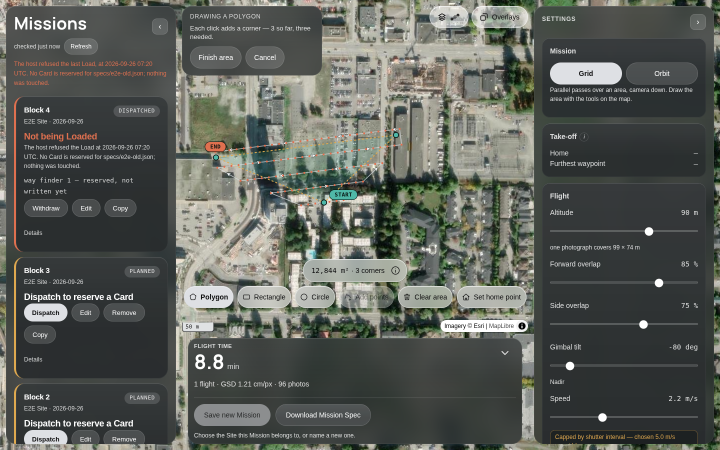
#> input picture .autoforge/evidence/308/grid-drawing-1440.png, 1440 x 900 px (shown at 1/2 size)
$ python filter.py --in ../../.autoforge/evidence/308 --out-images out.png --out-report out.png
#> lines starting #> are read from the running program, lines starting #| are printed output that depends on the picture
### nodes/common.py
"""Shared helpers for the head Nodes (ingest, exif-audit, filter, correct).

Kept here instead of copy-pasted into each Node, per design.md's "Node reuse
is structural." Nothing in here executes on import; every Node stays a
standalone script invoked by the Runner.
"""

from __future__ import annotations

import hashlib
import json
import shutil
import subprocess
import sys
from pathlib import Path
from typing import Any

# The extensions the photogrammetry stages treat as source imagery. They were
# two sets that disagreed (ingest took .jpg/.jpeg only; solve and the ODM client
# also take .tif/.png), which made "an image" change meaning along one Pipeline.
# Widened to the union: ODM accepts these, and a Capture that produced TIFFs was
# being silently dropped before solve ever saw it.
IMAGE_SUFFIXES = {".jpg", ".jpeg", ".tif", ".tiff", ".png"}


# [7 lines left out: function sha256_file, not called in this run]


def die(msg: str) -> None:
    print(msg, file=sys.stderr)
    sys.exit(1)


def emit_report(path: Path, payload: dict[str, Any]) -> None:
    """Write a Node report JSON in a stable, easy-to-consume form.

    - The JSON is UTF-8, with keys sorted to guarantee stable output for tests
      and diffs.
    - A trailing newline is appended for good Unix friendliness.
    - Parent directories are created as needed.
    - The function returns nothing and never prints.
    """
    p = Path(path)
    p.parent.mkdir(parents=True, exist_ok=True)
    text = json.dumps(payload, sort_keys=True, ensure_ascii=False) + "\n"
    p.write_text(text, encoding="utf-8")


def require_exiftool() -> None:
    if shutil.which("exiftool") is None:
        die("exiftool not found on PATH (apt/brew install libimage-exiftool-perl / exiftool)")


def list_images(directory: Path) -> list[Path]:
    return sorted(p for p in Path(directory).iterdir() if p.suffix.lower() in IMAGE_SUFFIXES)


# [48 lines left out: functions read_exif_batch, copy_metadata, _selftest, not called in this run]


# [2 lines that do not run on import are left out]

### nodes/filter/filter.py
#!/usr/bin/env python3
"""filter: reject blurred, misexposed and near-duplicate frames.

ODM does not do this itself (#21). Three independent, measurable per-image
checks, using only Pillow (already installed, no numpy/opencv needed):

  - blur:      variance of a Laplacian-filtered grayscale copy; low variance
               means few sharp edges, i.e. out of focus.
  - exposure:  mean grayscale brightness outside a plausible band.
  - duplicate: average-hash (8x8 grayscale, bit = above/below mean) compared
               to the last *kept* image; frames are sequential, so a
               near-duplicate is almost always the previous one.

Thresholds below are a conservative first cut (ADR 0018): they have not been
tuned against a large real Capture yet, and should move only against
measured false-reject/false-accept rates, not by feel.
"""

import argparse
import json
import sys
from pathlib import Path

from PIL import Image, ImageFilter, ImageStat

sys.path.insert(0, str(Path(__file__).resolve().parent.parent))
from common import list_images, emit_report  # noqa: E402

BLUR_VARIANCE_MIN = 20.0       # measured on 5 real DJI-style stills: sharp 59-105, blurred <1
BRIGHTNESS_LOW = 25.0
BRIGHTNESS_HIGH = 230.0
DUP_HAMMING_MAX = 4            # out of 64 bits

LAPLACIAN = ImageFilter.Kernel((3, 3), [0, 1, 0, 1, -4, 1, 0, 1, 0], scale=1)


def blur_variance(gray: Image.Image) -> float:
    """Variance of the Laplacian, excluding the outer 1px ring.

    Pillow's Kernel filter leaves border pixels unconvolved (copies the
    source value instead), which on a perfectly flat image produces a
    constant-looking but nonzero variance purely from that ring -- a
    resolution-dependent artifact, not a measure of sharpness. Cropping it
    off before measuring gives the same value on a synthetic flat image (0)
    regardless of image size.
    """
    filtered = gray.filter(LAPLACIAN)
    interior = filtered.crop((1, 1, filtered.width - 1, filtered.height - 1))
    return ImageStat.Stat(interior).var[0]


def mean_brightness(gray: Image.Image) -> float:
    return ImageStat.Stat(gray).mean[0]


def average_hash(gray: Image.Image) -> int:
    small = gray.resize((8, 8), Image.LANCZOS)
    px = small.load()
    pixels = [px[x, y] for y in range(8) for x in range(8)]
    avg = sum(pixels) / len(pixels)
    bits = 0
    for px in pixels:
        bits = (bits << 1) | (1 if px >= avg else 0)
    return bits


def hamming(a: int, b: int) -> int:
    return bin(a ^ b).count("1")


def main() -> None:
    p = argparse.ArgumentParser(description=__doc__)
    p.add_argument("--in", dest="images_dir", required=True, type=Path)
    p.add_argument("--out-images", required=True, type=Path)
    p.add_argument("--out-report", required=True, type=Path)
    args = p.parse_args()

    images = list_images(args.images_dir)
    if not images:
        sys.exit(f"filter: no images found in {args.images_dir}")

    args.out_images.mkdir(parents=True, exist_ok=True)
    rejected: dict[str, list[str]] = {}
    kept: list[str] = []
    last_kept_hash = None

    for img_path in images:
        with Image.open(img_path) as im:
#> im is the input picture: PIL image 1440x900 RGB; mean R, G, B 91, 94.4, 88.8
            gray = im.convert("L")
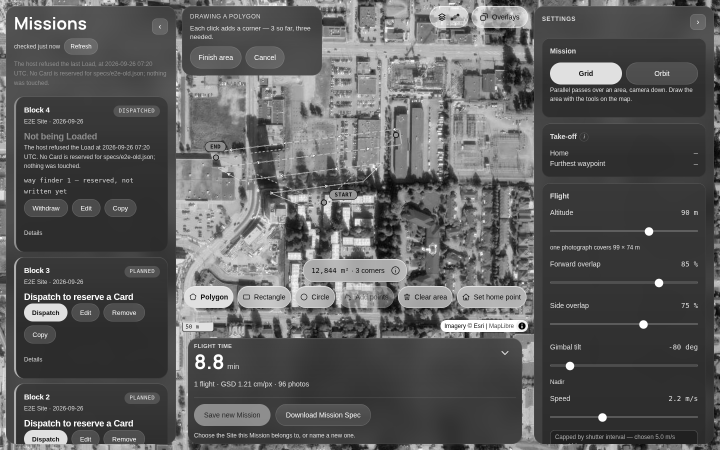
#> gray: PIL image 1440x900 L (shown at 1/2 size); min 0, max 255, mean 92.8
            reasons = []

            var = blur_variance(gray)
#> in blur_variance, `filtered = gray.filter(LAPLACIAN)`:
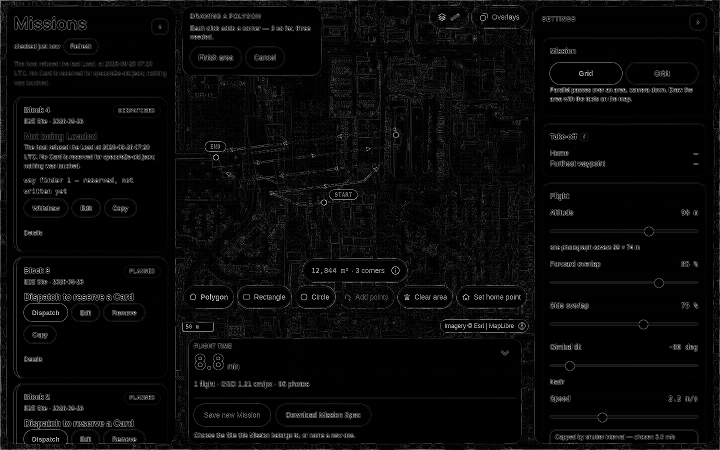
#> filtered: PIL image 1440x900 L (shown at 1/2 size); min 0, max 255, mean 9.2
#> in blur_variance, `interior = filtered.crop((1, 1, filtered.width - 1, filtered.height - ..`:
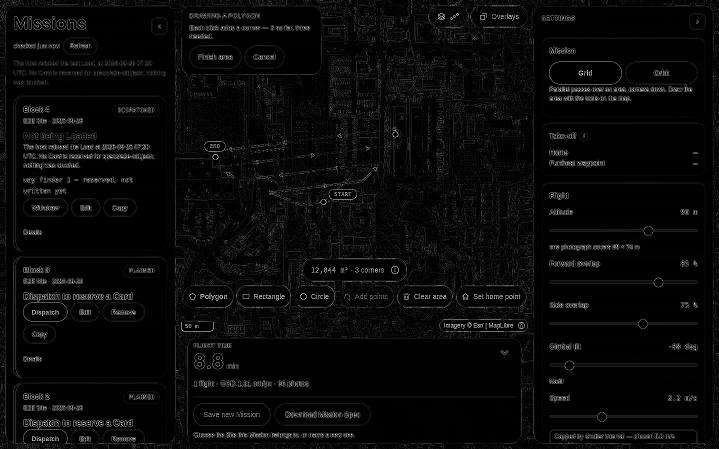
#> interior: PIL image 1438x898 L (shown at 1/2 size); min 0, max 255, mean 8.8
#> var = 823.8
            if var < BLUR_VARIANCE_MIN:
                reasons.append(f"blurred (laplacian variance {var:.1f} < {BLUR_VARIANCE_MIN})")

            mean = mean_brightness(gray)
#> mean = 92.78
            if mean < BRIGHTNESS_LOW or mean > BRIGHTNESS_HIGH:
                reasons.append(f"misexposed (mean brightness {mean:.1f})")

            h = average_hash(gray)
#> in average_hash, `pixels = [px[x, y] for y in range(8) for x in range(8)]`: pixels = 64 values, max 166 at index 34, min 50 at index 23, mean 91.86
#> in average_hash, `avg = sum(pixels) / len(pixels)`: avg = 91.86
#> the loop in average_hash, `for px in pixels:` made 64 passes
#> (px, bits) on passes 1 to 12: (106, 1), (86, 2), (84, 4), (108, 9), (162, 19), (130, 39), (84, 78), (76, 156), (80, 312), (81, 624), (124, 1249), (141, 2499)
#> after the loop in average_hash, `for px in pixels:`: bits = 11258502313519358112
#> h = 11258502313519358112
            if last_kept_hash is not None and hamming(h, last_kept_hash) <= DUP_HAMMING_MAX:
                reasons.append(f"near-duplicate of previous kept frame (hamming distance {hamming(h, last_kept_hash)})")

        if reasons:
            rejected[img_path.name] = reasons
        else:
            (args.out_images / img_path.name).write_bytes(img_path.read_bytes())
            kept.append(img_path.name)
            last_kept_hash = h
#> last_kept_hash = 11258502313519358112
#> pass 2 of the loop in main, `for img_path in images:`:
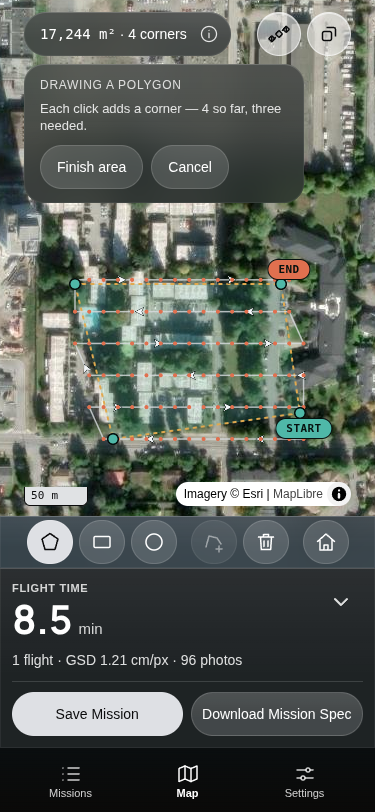
#> input picture .autoforge/evidence/308/grid-drawing-375.png, 375 x 812 px
#> in main, im is the input picture: PIL image 375x812 RGB; mean R, G, B 87.7, 94.3, 88
#> in main, `gray = im.convert("L")`:
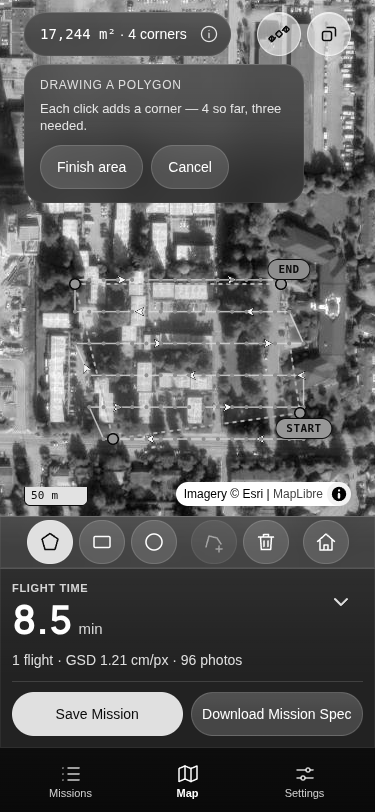
#> gray: PIL image 375x812 L; min 0, max 255, mean 91.6
#> filtered: PIL image 375x812 L
#> in blur_variance (call 2), `interior = filtered.crop((1, 1, filtered.width - 1, filtered.height - ..`:
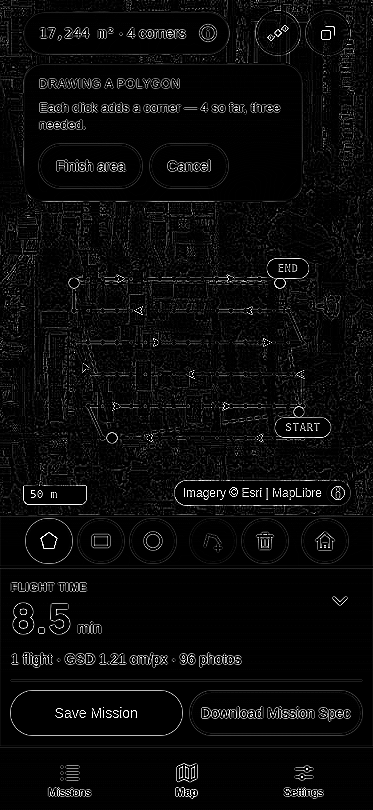
#> interior: PIL image 373x810 L; min 0, max 255, mean 10.8
#> var = 1022.9
#> mean = 91.65
#> the loop in average_hash (call 2), `for px in pixels:` made 64 passes
#> (px, bits) on passes 1 to 8: (112, 1), (100, 3), (100, 7), (100, 15), (104, 31), (119, 63), (155, 127), (155, 255)
#> h = 18393249533942300672

    report = {"input_count": len(images), "kept": kept, "rejected": rejected}
    args.out_report.parent.mkdir(parents=True, exist_ok=True)
    emit_report(args.out_report, report)

    print(f"filter: kept {len(kept)}/{len(images)}, rejected {len(rejected)} "
          f"({sum(1 for r in rejected.values() if any('blur' in x for x in r))} blurred, "
          f"{sum(1 for r in rejected.values() if any('misexposed' in x for x in r))} misexposed, "
          f"{sum(1 for r in rejected.values() if any('duplicate' in x for x in r))} near-duplicate)")

    if not kept:
        sys.exit("filter: every image was rejected, nothing to pass downstream")


if __name__ == "__main__":
#> (the run stopped early here; a loop or call above may not have finished)
